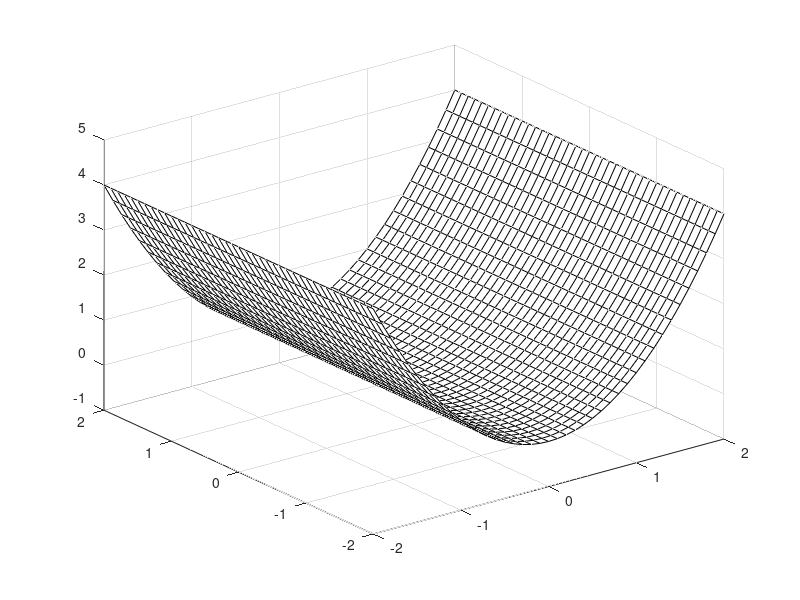

Write the MATLAB code that produced this figure.
clc
clear
x=-2:0.1:2;
y=-2:0.1:2;
[X,Y]=meshgrid(x,y);%生成平面网格
Z=X.^2+sin(Y)*sin(Y);%计算网格点的值
mesh(X,Y,Z);%绘制二元函数
colormap([0 0 0]);%指定颜色
%双变量梯度下降
X=3;
Y=1;
n=0.1; %学习率
Z=X.^2+sin(Y)*sin(Y)
while(Z>1e-2)
    X=X-n*2*X;
    Y=Y-n*2*sin(Y)*cos(Y);
    Z=X.^2+sin(Y)*sin(Y);
end
%求偏导数
%syms x y z;
%diff(x^2+log(y)+sqrt(z),x)